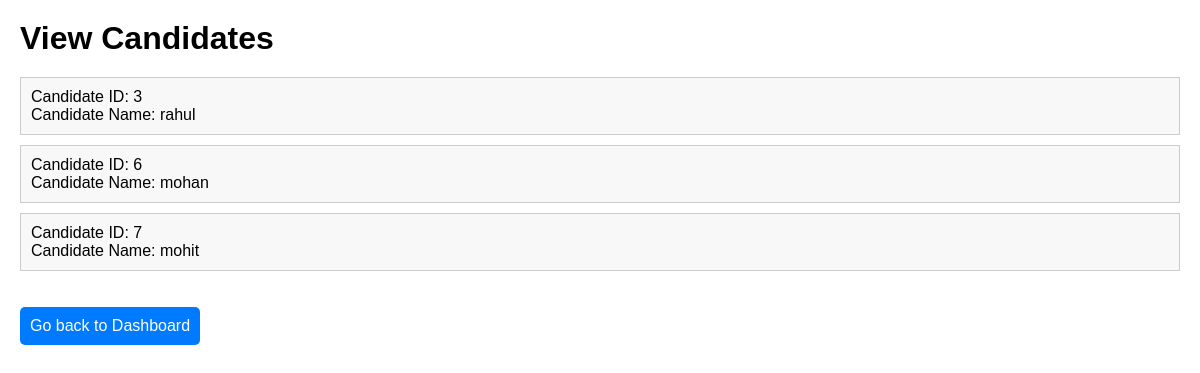
Page /viewcandidate.php on the committed database.
### tables this page shows
CREATE TABLE `user` (
  `user_id` int(11) NOT NULL,
  `username` varchar(255) DEFAULT NULL,
  `aadhar` varchar(255) DEFAULT NULL,
  `password` varchar(255) DEFAULT NULL,
  `dob` date DEFAULT NULL,
  `voterid` varchar(255) DEFAULT NULL,
  `address` varchar(255) DEFAULT NULL,
  `email` varchar(255) DEFAULT NULL,
  `user_role` varchar(255) DEFAULT NULL,
  `gender` varchar(10) DEFAULT NULL
);

### viewcandidate.php (the view, shortened to what this page needs)
<html>
<head>
    <link rel="stylesheet" href="viewcandidate.css">
</head>
<body>
    <h1>View Candidates</h1>
    <?php
        require_once 'db_config.php';
        $sql = "SELECT * FROM user where user_role='candidate'";
        $result = $conn->query($sql);
        if ($result->num_rows > 0) {
            echo "<ul>";
            while($row = $result->fetch_assoc()) {
                echo "<li>";
                echo "Candidate ID: " . $row["user_id"] . "<br>";
                echo "Candidate Name: " . $row["username"] . "<br>";
            }
            echo "</ul>";
        } else {
            echo "No candidates found.";
        }
    ?>
    <a href="voter_dashboard.php">Go back to Dashboard</a>
</body>
</html>

### viewcandidate.css (style rules this page uses)
body { font-family: Arial, sans-serif; margin: 0; padding: 20px; }
h1 { margin-bottom: 20px; }
ul { list-style-type: none; padding: 0; }
li { margin-bottom: 10px; border: 1px solid #ccc; padding: 10px; background-color: #f8f8f8; }
a { display: inline-block; margin-top: 20px; padding: 10px; background-color: #007bff; color: #fff; text-decoration: none; border-radius: 5px; }

### rows in the picture
user: user_id "3", username "rahul"
user: user_id "6", username "mohan"
user: user_id "7", username "mohit"
